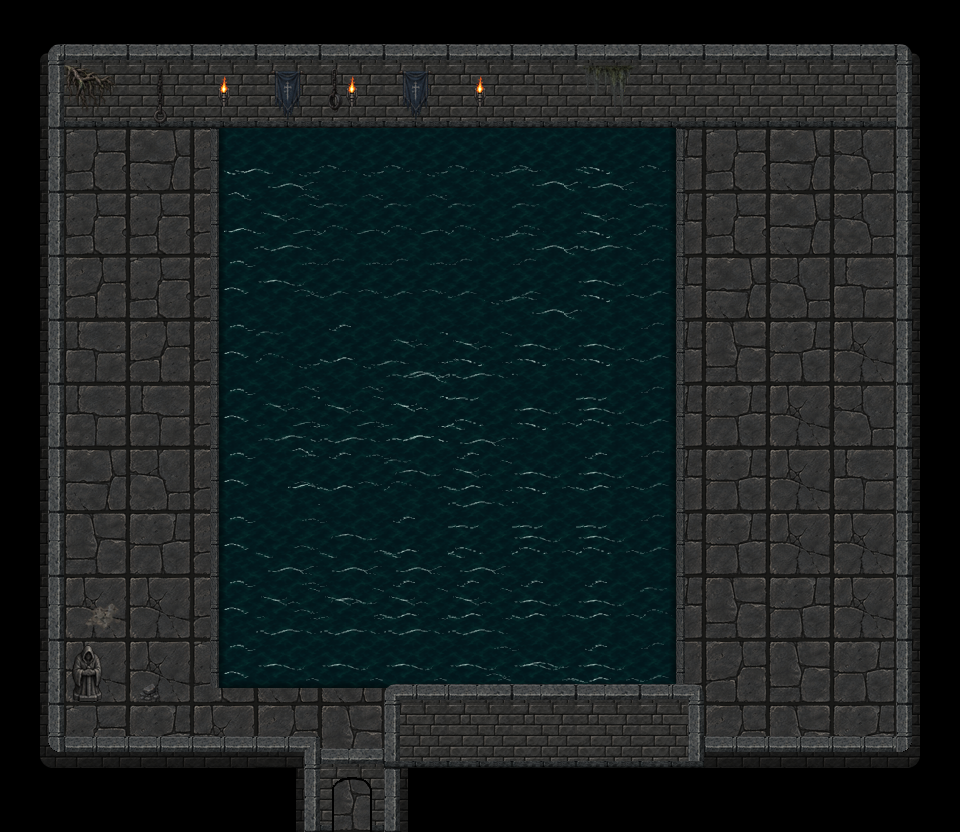

Rendered tile map (Tiled .tmx) drawn with the repository's tilesets; below, a short description and the full map source, tile grids included:
An orthogonal 15x13 tile map with 64x64 px tiles, 10 tile layers (Ground, GroundDetails_01, WallsFront_01, WallsBack_01, ...), 5 tilesets and 21 objects (summoner_start_01, familiar_01, caterpillar_01, moon_root_01, summoner_start_02, ...).

<map version="1.10" tiledversion="1.12.2" orientation="orthogonal" renderorder="right-down" width="15" height="13" tilewidth="64" tileheight="64" infinite="0" nextlayerid="20" nextobjectid="28">
 <tileset firstgid="1" source="../../act3_floor_64.tsx" />
 <tileset firstgid="9" source="../../my_tiles_textured.tsx" />
 <tileset firstgid="182" source="../../water_01.tsx" />
 <tileset firstgid="270" source="../../torches/torches.tsx" />
 <tileset firstgid="274" source="../../items.tsx" />
 <layer id="1" name="Ground" width="15" height="13">
  <data encoding="csv">
0,0,0,0,0,0,0,0,0,0,0,0,0,0,0,
0,2,3,4,3,1,1,1,1,2,0,0,0,0,0,
0,1,2,3,4,5,5,1,1,2,1,1,2,3,0,
0,1,1,2,1,5,6,1,1,2,5,1,2,3,0,
0,5,1,1,5,5,6,1,1,1,1,2,3,4,0,
0,4,5,5,5,6,5,1,2,5,5,6,7,8,0,
0,4,4,5,6,7,5,1,2,5,6,7,8,3,0,
0,2,3,4,6,7,5,1,2,5,6,7,8,4,0,
0,6,7,8,6,7,1,2,3,5,6,7,8,8,0,
0,8,8,4,6,1,2,3,4,4,5,6,7,8,0,
0,8,8,8,4,4,4,4,4,8,1,5,6,7,0,
0,1,7,8,5,6,8,8,5,5,5,5,6,7,0,
0,0,0,0,0,6,0,0,0,0,0,0,0,0,0
</data>
 </layer>
 <layer id="17" name="GroundDetails_01" width="15" height="13">
  <data encoding="csv">
0,0,0,0,0,0,0,0,0,0,0,0,0,0,0,
0,0,0,0,0,0,0,0,0,0,0,0,0,0,0,
0,0,0,364,0,0,0,0,0,343,0,0,0,0,0,
0,0,0,0,0,0,0,312,0,0,0,0,0,0,0,
0,0,0,0,0,0,0,0,0,0,0,0,0,0,0,
0,0,0,0,0,0,0,0,0,0,0,0,0,0,0,
0,0,0,0,0,0,0,0,0,0,0,0,0,0,0,
0,0,0,0,0,0,0,0,0,0,0,0,0,0,0,
0,0,0,0,0,0,0,0,0,0,0,0,0,0,0,
0,372,0,0,0,0,0,0,0,364,0,0,0,0,0,
0,0,366,0,0,0,0,0,289,0,0,0,0,0,0,
0,0,0,0,0,0,0,0,0,0,0,0,0,0,0,
0,0,0,0,0,0,0,0,0,0,0,0,0,0,0
</data>
 </layer>
 <layer id="9" name="WallsFront_01" width="15" height="13">
  <data encoding="csv">
0,0,0,0,0,0,0,0,0,0,0,0,0,0,0,
0,0,0,0,0,0,0,0,0,0,0,0,0,0,0,
0,0,0,0,0,0,0,0,0,0,0,0,0,0,0,
0,0,0,0,0,0,0,0,0,0,0,0,0,0,0,
0,0,0,0,0,0,0,0,0,0,0,0,0,0,0,
0,0,0,0,0,0,0,0,0,0,0,0,0,0,0,
0,0,0,0,0,0,0,0,0,0,0,0,0,0,0,
0,0,0,0,0,0,0,0,0,0,0,0,0,0,0,
0,0,0,0,0,0,0,0,0,0,0,0,0,0,0,
0,0,0,0,0,0,0,0,0,0,0,0,0,0,0,
0,0,0,0,0,0,0,0,0,0,0,0,0,0,0,
57,39,39,39,98,10,75,19,19,19,73,39,39,39,55,
0,0,0,0,18,79,20,0,0,0,0,0,0,0,0
</data>
 </layer>
 <layer id="10" name="WallsBack_01" width="15" height="13">
  <data encoding="csv">
9,10,10,10,10,10,10,10,10,10,10,10,10,10,11,
18,19,19,19,19,19,19,19,19,19,19,19,19,19,20,
18,0,0,0,0,0,0,0,0,0,0,0,0,0,20,
18,0,0,0,0,0,0,0,0,0,0,0,0,0,20,
18,0,0,0,0,0,0,0,0,0,0,0,0,0,20,
18,0,0,0,0,0,0,0,0,0,0,0,0,0,20,
18,0,0,0,0,0,0,0,0,0,0,0,0,0,20,
18,0,0,0,0,0,0,0,0,0,0,0,0,0,20,
18,0,0,0,0,0,0,0,0,0,0,0,0,0,20,
18,0,0,0,0,0,0,0,0,0,0,0,0,0,20,
18,0,0,0,0,0,0,0,0,0,0,0,0,0,20,
0,0,0,0,0,0,0,0,0,0,0,0,0,0,0,
0,0,0,0,0,0,0,0,0,0,0,0,0,0,0
</data>
 </layer>
 <layer id="11" name="Torches" width="15" height="13">
  <data encoding="csv">
0,0,0,0,0,0,0,0,0,0,0,0,0,0,0,
0,0,0,273,0,273,0,273,0,0,0,0,0,0,0,
0,0,0,0,0,0,0,0,0,0,0,0,0,0,0,
0,0,0,0,0,0,0,0,0,0,0,0,0,0,0,
0,0,0,0,0,0,0,0,0,0,0,0,0,0,0,
0,0,0,0,0,0,0,0,0,0,0,0,0,0,0,
0,0,0,0,0,0,0,0,0,0,0,0,0,0,0,
0,0,0,0,0,0,0,0,0,0,0,0,0,0,0,
0,0,0,0,0,0,0,0,0,0,0,0,0,0,0,
0,0,0,0,0,0,0,0,0,0,0,0,0,0,0,
0,0,0,0,0,0,0,0,0,0,0,0,0,0,0,
0,0,0,0,0,0,0,0,0,0,0,0,0,0,0,
0,0,0,0,0,0,0,0,0,0,0,0,0,0,0
</data>
 </layer>
 <layer id="6" name="pool_base_01" width="15" height="13">
  <data encoding="csv">
0,0,0,0,0,0,0,0,0,0,0,0,0,0,0,
0,0,0,0,0,0,0,0,0,0,0,0,0,0,0,
0,0,0,205,206,206,206,206,206,206,207,0,0,0,0,
0,0,0,205,206,206,206,206,206,206,207,0,0,0,0,
0,0,0,205,206,206,206,206,206,206,207,0,0,0,0,
0,0,0,205,206,206,206,206,206,206,207,0,0,0,0,
0,0,0,205,206,206,206,206,206,206,207,0,0,0,0,
0,0,0,205,206,206,206,206,206,206,207,0,0,0,0,
0,0,0,205,206,206,206,206,206,206,207,0,0,0,0,
0,0,0,205,206,206,206,206,206,206,207,0,0,0,0,
0,0,0,216,217,217,217,217,217,217,218,0,0,0,0,
0,0,0,0,0,0,0,0,0,0,0,0,0,0,0,
0,0,0,0,0,0,0,0,0,0,0,0,0,0,0
</data>
 </layer>
 <layer id="7" name="pool_water_01" width="15" height="13">
  <data encoding="csv">
0,0,0,0,0,0,0,0,0,0,0,0,0,0,0,
0,0,0,0,0,0,0,0,0,0,0,0,0,0,0,
0,0,0,198,199,200,200,200,200,199,200,0,0,0,0,
0,0,0,209,210,211,211,211,211,210,211,0,0,0,0,
0,0,0,220,221,222,222,222,222,221,222,0,0,0,0,
0,0,0,220,211,225,213,210,221,221,222,0,0,0,0,
0,0,0,220,213,210,213,199,221,221,222,0,0,0,0,
0,0,0,220,209,225,211,210,221,221,222,0,0,0,0,
0,0,0,220,199,199,199,199,221,221,222,0,0,0,0,
0,0,0,220,210,210,210,210,221,221,211,0,0,0,0,
0,0,0,220,221,221,221,221,221,221,222,0,0,0,0,
0,0,0,0,0,0,0,0,0,0,0,0,0,0,0,
0,0,0,0,0,0,0,0,0,0,0,0,0,0,0
</data>
 </layer>
 <layer id="8" name="pool_water_02" width="15" height="13">
  <data encoding="csv">
0,0,0,0,0,0,0,0,0,0,0,0,0,0,0,
0,0,0,0,0,0,0,0,0,0,0,0,0,0,0,
0,0,0,0,201,201,201,201,202,203,0,0,0,0,0,
0,0,0,0,212,212,212,201,202,203,0,0,0,0,0,
0,0,0,0,223,223,223,201,202,203,0,0,0,0,0,
0,0,0,0,201,201,202,203,203,203,0,0,0,0,0,
0,0,0,0,212,212,213,214,203,214,0,0,0,0,0,
0,0,0,0,223,223,224,225,203,225,0,0,0,0,0,
0,0,0,0,223,224,225,214,214,214,0,0,0,0,0,
0,0,0,0,223,224,225,225,225,225,0,0,0,0,0,
0,0,0,0,0,0,0,223,224,225,0,0,0,0,0,
0,0,0,0,0,0,0,0,0,0,0,0,0,0,0,
0,0,0,0,0,0,0,0,0,0,0,0,0,0,0
</data>
 </layer>
 <layer id="18" name="DecorBack_01" width="15" height="13">
  <data encoding="csv">
0,0,0,0,0,0,0,0,0,0,0,0,0,0,0,
0,339,360,0,341,362,341,0,0,358,0,0,0,0,0,
0,0,0,0,0,0,0,0,0,0,0,0,0,0,0,
0,0,0,0,0,0,0,0,0,0,0,0,0,0,0,
0,0,0,0,0,0,0,0,0,0,0,0,0,0,0,
0,0,0,0,0,0,0,0,0,0,0,0,0,0,0,
0,0,0,0,0,0,0,0,0,0,0,0,0,0,0,
0,0,0,0,0,0,0,0,0,0,0,0,0,0,0,
0,0,0,0,0,0,0,0,0,0,0,0,0,0,0,
0,0,0,0,0,0,0,0,0,0,0,0,0,0,0,
0,2147483951,0,0,0,0,0,0,0,0,0,0,0,0,0,
0,0,0,0,0,0,0,0,0,0,0,0,0,0,0,
0,0,0,0,0,0,0,0,0,0,0,0,0,0,0
</data>
 </layer>
 <layer id="19" name="WallsFront_02" width="15" height="13">
  <data encoding="csv">
0,0,0,0,0,0,0,0,0,0,0,0,0,0,0,
0,0,0,0,0,0,0,0,0,0,0,0,0,0,0,
0,0,0,0,0,0,0,0,0,0,0,0,0,0,0,
0,0,0,0,0,0,0,0,0,0,0,0,0,0,0,
0,0,0,0,0,0,0,0,0,0,0,0,0,0,0,
0,0,0,0,0,0,0,0,0,0,0,0,0,0,0,
0,0,0,0,0,0,0,0,0,0,0,0,0,0,0,
0,0,0,0,0,0,0,0,0,0,0,0,0,0,0,
0,0,0,0,0,0,0,0,0,0,0,0,0,0,0,
0,0,0,0,0,0,0,0,0,0,0,0,0,0,0,
0,0,0,0,0,0,66,10,10,10,64,0,0,0,0,
0,0,0,0,0,0,0,0,0,0,0,0,0,0,0,
0,0,0,0,0,0,0,0,0,0,0,0,0,0,0
</data>
 </layer>
 <objectgroup id="12" name="Blocked">
  <object id="1" x="29" y="78" width="900" height="30" />
  <object id="2" x="919" y="142" width="23" height="608" />
  <object id="3" x="17" y="145" width="31" height="592" />
  <object id="4" x="32" y="781" width="272" height="26" />
  <object id="5" x="417" y="719" width="273" height="91" />
  <object id="26" x="714" y="777" width="230" height="37" />
  <object id="27" x="24.6667" y="656.667" width="86" height="34" />
 </objectgroup>
 <objectgroup id="16" name="Water">
  <object id="7" x="207" y="140" width="460" height="549" />
 </objectgroup>
 <objectgroup id="13" name="Barriers" />
 <objectgroup id="14" name="Entities">
  <object id="16" name="summoner_start_01" x="94" y="368">
   <point />
  </object>
  <object id="17" name="familiar_01" x="160" y="433.667">
   <point />
  </object>
  <object id="18" name="caterpillar_01" x="159" y="365.667">
   <point />
  </object>
  <object id="19" name="moon_root_01" x="159.333" y="306">
   <point />
  </object>
  <object id="20" name="summoner_start_02" x="796.667" y="369.667">
   <point />
  </object>
  <object id="21" name="familiar_02" x="738.667" y="436.334">
   <point />
  </object>
  <object id="22" name="caterpillar_02" x="738.667" y="378.334">
   <point />
  </object>
  <object id="23" name="moon_root_02" x="736" y="307.667">
   <point />
  </object>
  <object id="24" name="boat_01" x="239.667" y="362.667">
   <point />
  </object>
  <object id="25" name="boat_02" x="613.833" y="363.5">
   <point />
  </object>
 </objectgroup>
 <objectgroup id="15" name="Connectors">
  <object id="13" name="exit_south" x="359.666" y="796">
   <point />
  </object>
  <object id="14" name="trial_door" x="365" y="812">
   <point />
  </object>
  <object id="15" name="enter_zone" x="159" y="689">
   <point />
  </object>
 </objectgroup>
</map>
